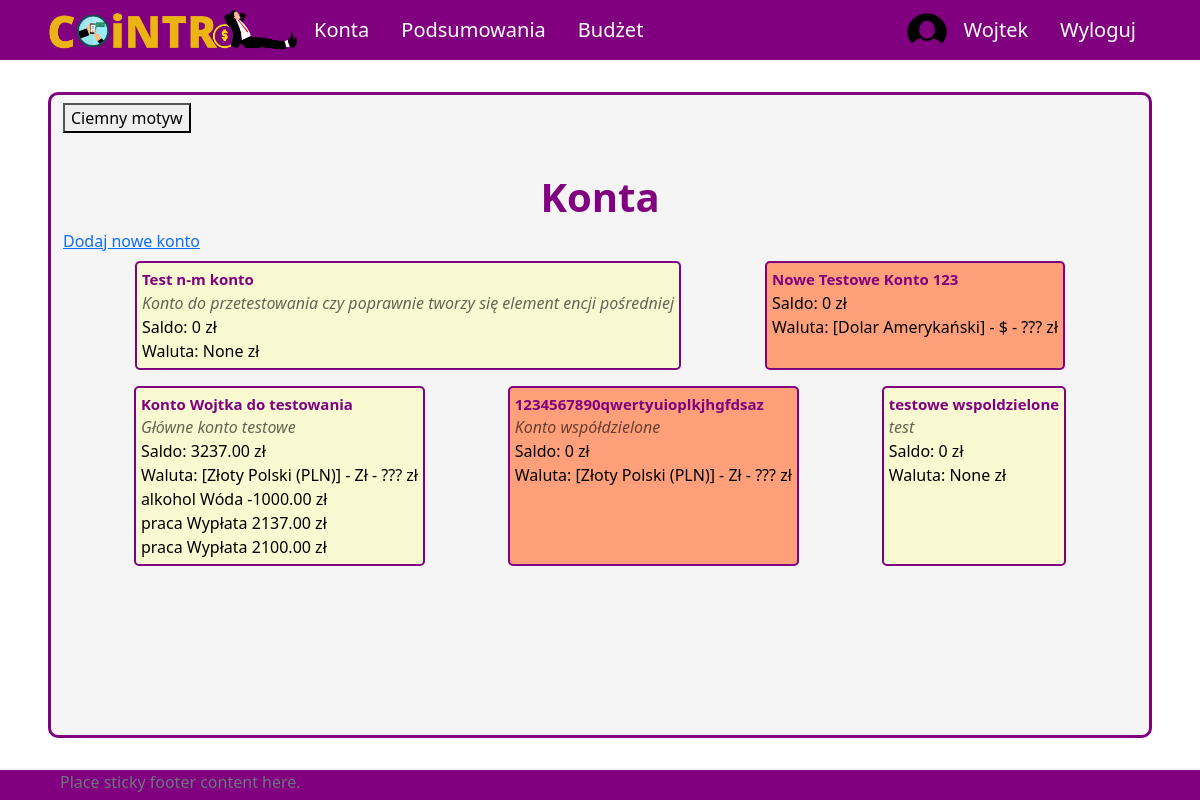
Before: /all-accounts (signed in) with the older database file.
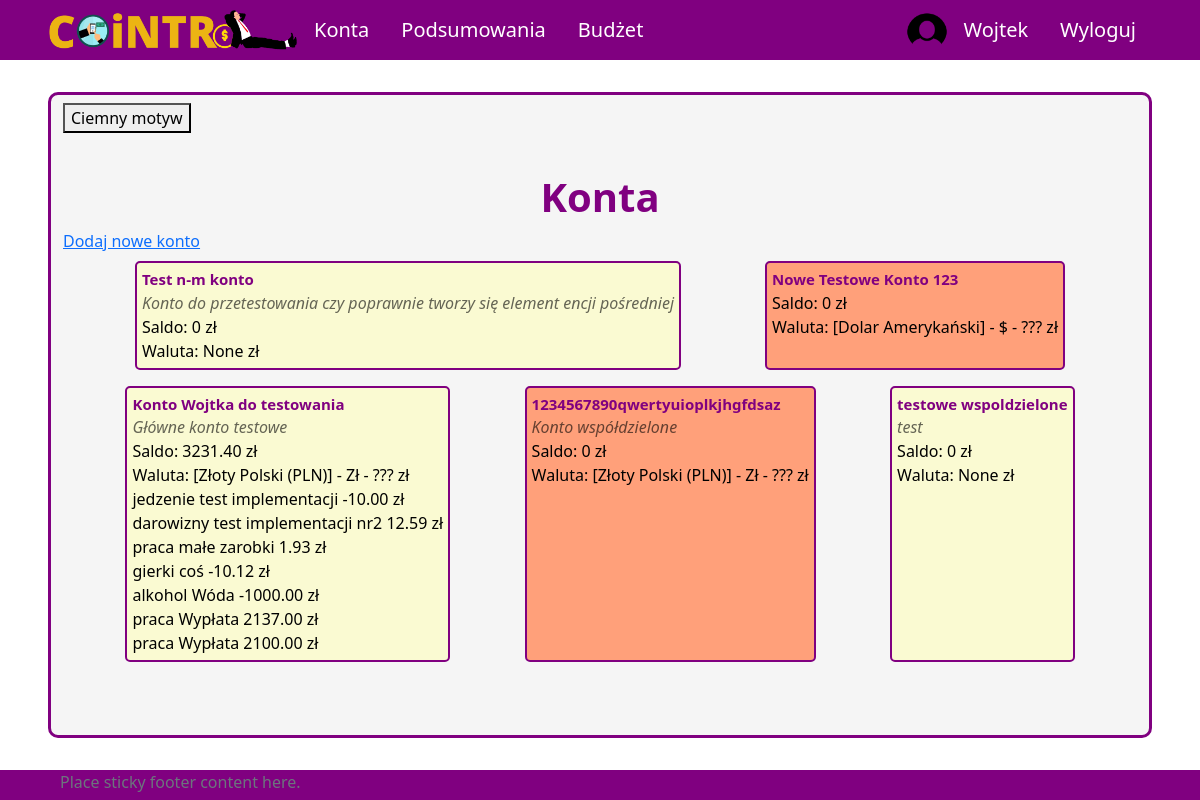
After: the same page with the newer database file.
### aplication/models.py (models this page shows, shortened)
class Account(models.Model):
    owner = models.ForeignKey(Profile, null=True, blank=True, on_delete=models.CASCADE)
    name = models.CharField(max_length=30)
    currency = models.ForeignKey(Currency, on_delete=models.SET_NULL, null=True)
    is_shared = models.BooleanField(default=False)
    description = models.CharField(max_length=100, null=True, blank=True)
    id = models.UUIDField(default=uuid.uuid4, unique=True, primary_key=True, editable=False)
    def __str__(self):
        return self.name
    def calculate_balance(self):
        balance = 0
        transactions = Transaction.objects.filter(id_account=self)
        for transaction in transactions:
            balance += transaction.converted_amount
        return balance
    def transactions(self):
        return Transaction.objects.filter(id_account=self).order_by('-transaction_date')
    def print_description(self):
        if self.description!=None:
            return self.description
        else:
            return ""

class Transaction(models.Model):
    id_account = models.ForeignKey(Account, on_delete=models.CASCADE)
    id_user = models.ForeignKey(Profile, on_delete=models.SET_NULL, null=True) #konto z którego dokonano transakcji zostało usunięte ale transakcja ma pozostać
    id_category = models.ForeignKey(Category, on_delete=models.CASCADE)
    id_subcategory = models.ForeignKey(Subcategory, on_delete=models.SET_NULL, null=True, blank=True)
    name = models.CharField(max_length=50, null=True, blank=True)
    currency = models.ForeignKey(Currency, on_delete=models.SET_NULL, null=True)
    is_periodic = models.BooleanField(default=False)
    amount = models.DecimalField(max_digits=10, decimal_places=2)
    converted_amount = models.DecimalField(max_digits=10, decimal_places=2)
    transaction_date = models.DateField()
    description = models.CharField(max_length=255, blank=True, null=True)
    id = models.UUIDField(default=uuid.uuid4, unique=True, primary_key=True, editable=False)

### UsersApp/models.py (models this page shows)
class Currency(models.Model):
    name = models.CharField(max_length=100)
    access_name = models.CharField(max_length=20) #access_name nazwa aby zdobyć kurs walut
    sign = models.CharField(max_length=5) #znak waluty
    id = models.UUIDField(default=uuid.uuid4, unique=True,
                            primary_key=True, editable=False)
    def __str__(self):
        return "[{}] - {} - {}".format(self.name, self.sign, self.access_name)

class Category(models.Model):
    SCOPE_CHOICES = (
    ("INCOME", "income"),
    ("EXPENSE", "expense"),
    )
    name = models.CharField(max_length=255)
    owner = models.ForeignKey(Profile, null=True, blank=True, on_delete=models.CASCADE)
    scope = models.CharField(max_length=10, choices=SCOPE_CHOICES) #income / expense - do oddzielenia rodzaju transakcji
    id = models.UUIDField(default=uuid.uuid4, unique=True, primary_key=True, editable=False)
    def __str__(self):
        return self.name

### aplication/views.py (the view)
# urls.py: path('all-accounts', allAccounts, name='all-accounts'),
@login_required(login_url='login')
def allAccounts(request):
    user_accounts = User_Account.objects.filter(id_user = request.user.profile.id)
    accounts = []
    for ua in user_accounts:
        accounts.append(Account.objects.get(id=ua.id_account.id))
    context = {'accounts': accounts}
    return render(request, 'application/account/all-accounts.html', context)

### templates/application/account/all-accounts.html (shortened to what this page needs)
{% extends 'application/base.html' %}
{% block content %}
    <div class="title">
        <h1>Konta</h1>
    </div>
    <a href={% url 'create-account' %}>Dodaj nowe konto</a>
    <div class="content tiles" id="all-accounts">
        {% for acc in accounts %}
            <div class="account">
                <a class="account-link" href={% url 'account' pk=acc.id %}>
                <span class="name">{{ acc }}</span>
                <span class="account-description">{{ acc.print_description }}</span>
                <span class="balance">Saldo: {{ acc.calculate_balance }} zł</span>
                <span class="balance">Waluta: {{ acc.currency }} zł</span>
                {% for tr in acc.transactions %}
                    <div class="transaction">
                        <span class="date">{{ tr.id_category }}</span>
                        {% if tr.name %}
                            <span class="name">{{ tr.name }}</span>
                        {% endif %}
                        <span class="amount">{{ tr.amount }} zł</span>
                    </div>
                {% endfor %}
                </a>
            </div>
        {% endfor %}
    </div>
{% endblock %}

Changed rows visible on the page:
computed for Account "Główne konto testowe": calculate_balance "3237.00" → "3231.40"
added Transaction: id_category "jedzenie", name "test implementacji", amount "-10.00", shown under Account "Główne konto testowe"
added Transaction: id_category "darowizny", name "test implementacji nr2", amount "12.59", shown under Account "Główne konto testowe"
added Transaction: id_category "praca", name "małe zarobki", amount "1.93", shown under Account "Główne konto testowe"
added Transaction: id_category "gierki", name "coś", amount "-10.12", shown under Account "Główne konto testowe"
